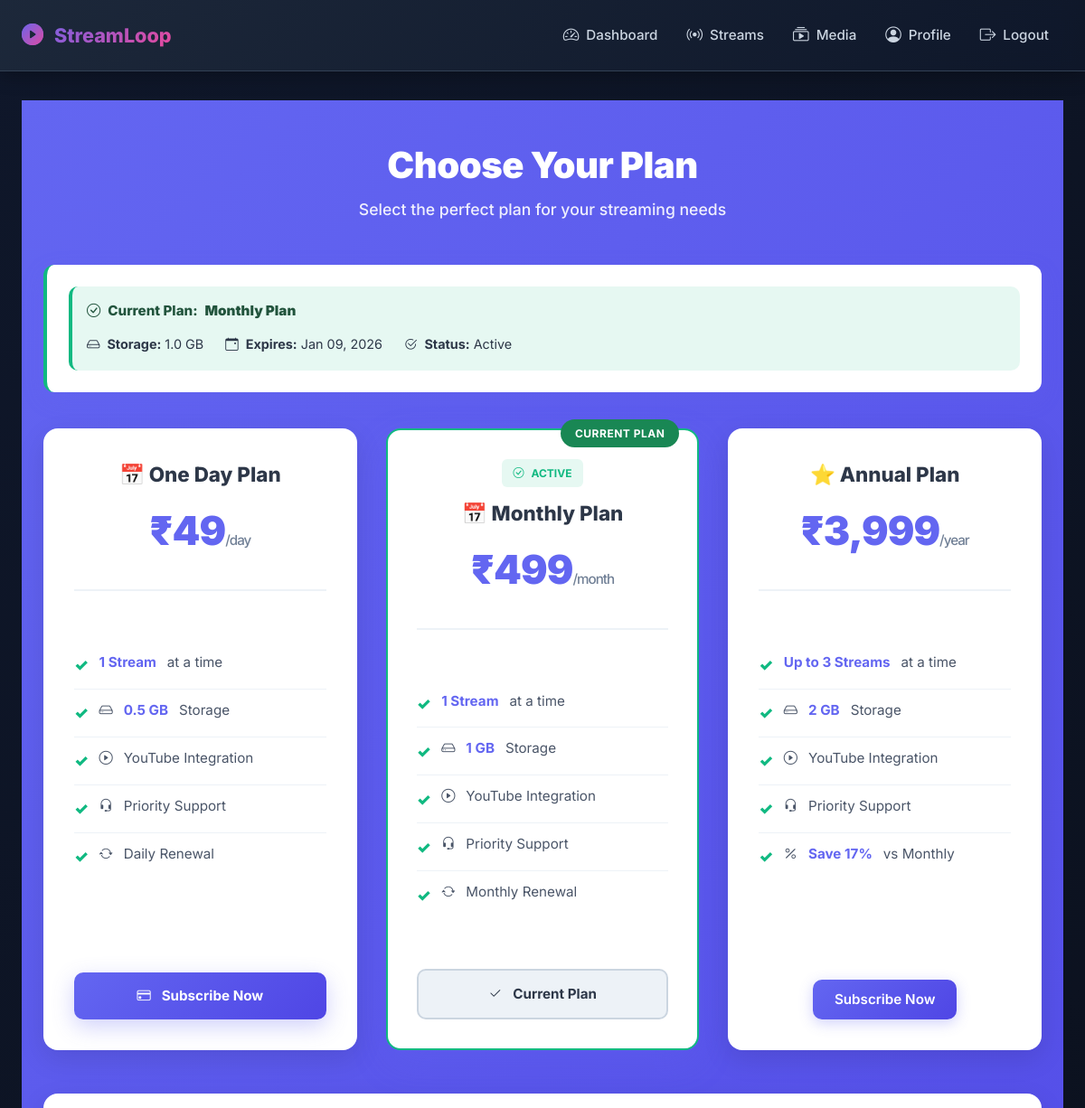
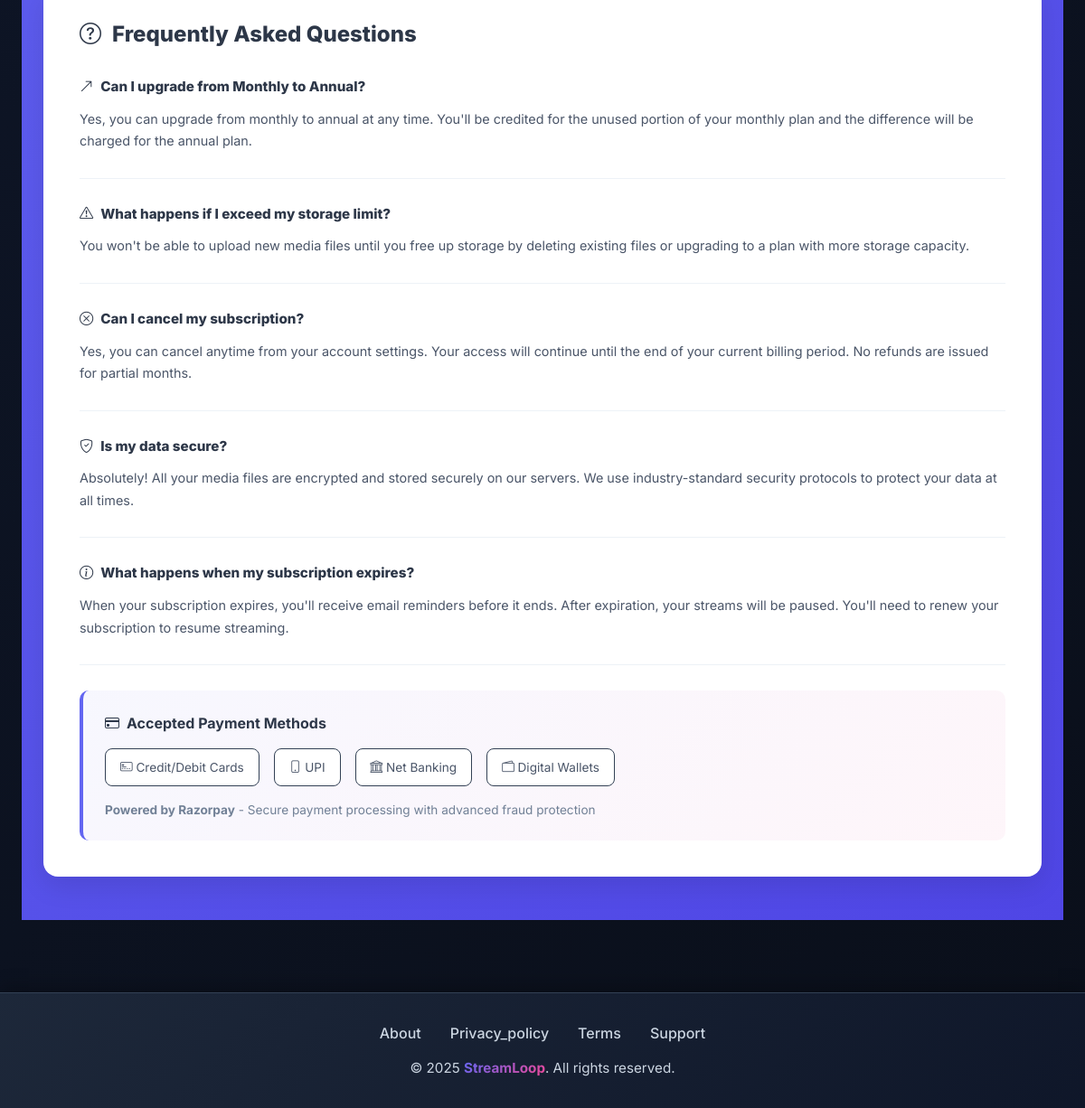
The page /payments/subscribe/ (signed in) on the database its author committed (2 pictures, top to bottom).
### apps/payments/models.py (models this page shows, shortened)
class Subscription(models.Model):
    PLAN_CHOICES = [
        ('monthly', 'Monthly Plan'),
        ('annual', 'Annual Plan'),
        ('oneday' , 'OneDay Plan'),
    ]
    STATUS_CHOICES = [
        ('active', 'Active'),
        ('expired', 'Expired'),
        ('cancelled', 'Cancelled'),
    ]
    user = models.ForeignKey(User, on_delete=models.CASCADE, related_name='subscriptions')
    plan_type = models.CharField(max_length=20, choices=PLAN_CHOICES)
    razorpay_order_id = models.CharField(max_length=255, unique=True)
    razorpay_payment_id = models.CharField(max_length=255, blank=True)
    razorpay_signature = models.CharField(max_length=255, blank=True)
    amount = models.IntegerField()  # in paise
    max_streams = models.IntegerField()
    storage_limit = models.BigIntegerField()  # in bytes (1GB = 1073741824 bytes, 2GB = 2147483648 bytes)
    status = models.CharField(max_length=20, choices=STATUS_CHOICES, default='active')
    is_active = models.BooleanField(default=True)
    start_date = models.DateTimeField(auto_now_add=True)
    end_date = models.DateTimeField()
    created_at = models.DateTimeField(auto_now_add=True)
    updated_at = models.DateTimeField(auto_now=True)
    def get_storage_limit_display(self):
        return round(self.storage_limit / (1024 ** 3), 2)  # Convert bytes to GB
    class Meta:
        verbose_name = 'Subscription'
        verbose_name_plural = 'Subscriptions'
        ordering = ['-created_at']

### apps/payments/views.py (the view)
# urls.py: path('subscribe/', views.subscribe_view, name='subscribe'),
@login_required
def subscribe_view(request):
    plans = settings.SUBSCRIPTION_PLANS
    active_subscription = Subscription.objects.filter(
        user=request.user,
        is_active=True,
        status='active'
    ).first()
    context = {
        'plans': plans,
        'active_subscription': active_subscription,
        'razorpay_key_id': settings.RAZORPAY_KEY_ID,
    }
    return render(request, 'payments/subscribe.html', context)

### templates/payments/subscribe.html (shortened to what this page needs)
{% extends 'base.html' %}
{% load static %}
{% block content %}
<div class="subscription-container">
  <div class="container">
    <div class="subscription-header">
      <h1 class="subscription-title">Choose Your Plan</h1>
      <p class="subscription-subtitle">Select the perfect plan for your streaming needs</p>
    </div>
    {% if active_subscription %}
      <div class="current-plan-info">
        <div class="current-plan-badge">
          <div class="current-plan-title">
            <i class="bi bi-check-circle"></i>
            Current Plan: <strong>{{ active_subscription.get_plan_type_display }}</strong>
          </div>
          <div class="current-plan-details">
            <div class="plan-detail-item">
              <i class="bi bi-hdd"></i>
              <span><strong>Storage:</strong> {{ active_subscription.get_storage_limit_display }} GB</span>
            </div>
            <div class="plan-detail-item">
              <i class="bi bi-calendar-event"></i>
              <span><strong>Expires:</strong> {{ active_subscription.end_date|date:"M d, Y" }}</span>
            </div>
            <div class="plan-detail-item">
              <i class="bi bi-check2-circle"></i>
              <span><strong>Status:</strong> Active</span>
            </div>
          </div>
        </div>
      </div>
    {% endif %}
    <div class="plans-grid">
      <div class="plan-card {% if active_subscription.plan_type == 'oneday' %}active{% endif %}" >
        <div class="plan-header" >
          <div class="plan-name">📅 One Day Plan</div>
          <div class="plan-price">₹49<small>/day</small></div>
        </div>
        <ul class="plan-features">
          <li><span class="feature-highlight">1 Stream</span> at a time</li>
          <li><i class="bi bi-hdd"></i> <span class="feature-highlight">0.5 GB</span> Storage</li>
          <li><i class="bi bi-play-circle"></i> YouTube Integration</li>
          <li><i class="bi bi-headset"></i> Priority Support</li>
          <li><i class="bi bi-arrow-repeat"></i> Daily Renewal</li>
        </ul>
        <div class="plan-action">
          {% if active_subscription.plan_type == 'oneday' and active_subscription.is_active %}
            <button class="btn-subscribe btn-subscribe-secondary" disabled>
              <i class="bi bi-check2"></i> Current Plan
            </button>
          {% else %}
            <a href="{% url 'create_order' 'oneday' %}" class="btn-subscribe btn-subscribe-primary">
              <i class="bi bi-credit-card"></i> Subscribe Now
            </a>
          {% endif %}
        </div>
      </div>
      <div class="plan-card {% if active_subscription.plan_type == 'monthly' %}active{% endif %}">
        {% if active_subscription.plan_type == 'monthly' and active_subscription.is_active %}
          <div class="plan-badge">Current Plan</div>
        {% endif %}
        <div class="plan-header" >
          {% if active_subscription.plan_type == 'monthly' and active_subscription.is_active %}
            <div class="current-plan-label">
              <i class="bi bi-check-circle"></i> Active
            </div>
          {% endif %}
          <div class="plan-name">📅 Monthly Plan</div>
          <div class="plan-price">₹499<small>/month</small></div>
        </div>
        <ul class="plan-features">
          <li><span class="feature-highlight">1 Stream</span> at a time</li>
          <li><i class="bi bi-hdd"></i> <span class="feature-highlight">1 GB</span> Storage</li>
          <li><i class="bi bi-play-circle"></i> YouTube Integration</li>
          <li><i class="bi bi-headset"></i> Priority Support</li>
          <li><i class="bi bi-arrow-repeat"></i> Monthly Renewal</li>
        </ul>
        <div class="plan-action">
          {% if active_subscription.plan_type == 'monthly' and active_subscription.is_active %}
            <button class="btn-subscribe btn-subscribe-secondary" disabled>
              <i class="bi bi-check2"></i> Current Plan
            </button>
          {% else %}
            <a href="{% url 'create_order' 'monthly' %}" class="btn-subscribe btn-subscribe-primary">
              <i class="bi bi-credit-card"></i> Subscribe Now
            </a>
          {% endif %}
        </div>
      </div>
      <div class="plan-card {% if active_subscription.plan_type == 'annual' %}active{% endif %}">
        <div class="plan-header">
          <div class="plan-name">⭐ Annual Plan</div>
          <div class="plan-price">₹3,999<small>/year</small></div>
        </div>
        <ul class="plan-features">
          <li><span class="feature-highlight">Up to 3 Streams</span> at a time</li>
          <li><i class="bi bi-hdd"></i> <span class="feature-highlight">2 GB</span> Storage</li>
          <li><i class="bi bi-play-circle"></i> YouTube Integration</li>
          <li><i class="bi bi-headset"></i> Priority Support</li>
          <li><i class="bi bi-percent"></i> <span class="feature-highlight">Save 17%</span> vs Monthly</li>
        </ul>
        <div class="plan-action">
          {% if active_subscription.plan_type == 'annual' and active_subscription.is_active %}
            <button class="btn-subscribe btn-subscribe-secondary" disabled>
              <i class="bi bi-check2"></i> Current Plan
            </button>
          {% else %}
            <a href="{% url 'create_order' 'annual' %}" class="btn btn-primary">Subscribe Now</a>
          {% endif %}
        </div>
      </div>
    </div>
    <div class="faq-container">
      <h2 class="faq-title">
        <i class="bi bi-question-circle"></i> Frequently Asked Questions
      </h2>
      <div class="faq-item">
        <div class="faq-question">
          <i class="bi bi-arrow-up-right"></i> Can I upgrade from Monthly to Annual?
        </div>
        <div class="faq-answer">
          Yes, you can upgrade from monthly to annual at any time. You'll be credited for the unused portion of your monthly plan and the difference will be charged for the annual plan.
        </div>
      </div>
      <div class="faq-item">
        <div class="faq-question">
          <i class="bi bi-exclamation-triangle"></i> What happens if I exceed my storage limit?
        </div>
        <div class="faq-answer">
          You won't be able to upload new media files until you free up storage by deleting existing files or upgrading to a plan with more storage capacity.
        </div>
      </div>
      <div class="faq-item">
        <div class="faq-question">
          <i class="bi bi-x-circle"></i> Can I cancel my subscription?
        </div>
        <div class="faq-answer">
          Yes, you can cancel anytime from your account settings. Your access will continue until the end of your current billing period. No refunds are issued for partial months.
        </div>
      </div>
      <div class="faq-item">
        <div class="faq-question">
          <i class="bi bi-shield-check"></i> Is my data secure?
        </div>
        <div class="faq-answer">
          Absolutely! All your media files are encrypted and stored securely on our servers. We use industry-standard security protocols to protect your data at all times.
        </div>
      </div>
      <div class="faq-item">
        <div class="faq-question">
          <i class="bi bi-info-circle"></i> What happens when my subscription expires?
        </div>
        <div class="faq-answer">
          When your subscription expires, you'll receive email reminders before it ends. After expiration, your streams will be paused. You'll need to renew your subscription to resume streaming.
        </div>
      </div>
      <div class="payment-methods">
        <div class="payment-methods-title">
          <i class="bi bi-credit-card"></i> Accepted Payment Methods
        </div>
        <div class="payment-methods-list">
          <div class="payment-method-item">
            <i class="bi bi-credit-card-2-front"></i> Credit/Debit Cards
          </div>
          <div class="payment-method-item">
            <i class="bi bi-phone"></i> UPI
          </div>
          <div class="payment-method-item">
            <i class="bi bi-bank"></i> Net Banking
          </div>
          <div class="payment-method-item">
            <i class="bi bi-wallet2"></i> Digital Wallets
          </div>
        </div>
        <p style="color: #718096; font-size: 0.85rem; margin-top: 1rem; margin-bottom: 0;">
          <strong>Powered by Razorpay</strong> - Secure payment processing with advanced fraud protection
        </p>
      </div>
    </div>
  </div>
</div>
{% endblock %}

### templates/base.html (style rules this page uses)
:root { --primary-color: #6366f1; --primary-dark: #4f46e5; --primary-light: #818cf8; --secondary-color: #ec4899; --success-color: #10b981; --danger-color: #ef4444; --warning-color: #f59e0b; --info-color: #3b82f6; --dark-bg: #0f172a; --darker-bg: #0a0f1a; --card-bg: #1e293b; --card-bg-light: #f8fafc; --text-primary: #f1f5f9; --text-secondary: #cbd5e1; --border-color: #334155; --shadow-sm: 0 1px 2px 0 rgba(0, 0, 0, 0.05); --shadow-md: 0 4px 6px -1px rgba(0, 0, 0, 0.1); --shadow-lg: 0 10px 15px -3px rgba(0, 0, 0, 0.2); --shadow-xl: 0 20px 25px -5px rgba(0, 0, 0, 0.3); --transition-smooth: all 0.3s cubic-bezier(0.4, 0, 0.2, 1); }
* { margin: 0; padding: 0; box-sizing: border-box; }
html { scroll-behavior: smooth; }
body { font-family: 'Inter', -apple-system, BlinkMacSystemFont, 'Segoe UI', sans-serif; background: linear-gradient(135deg, var(--dark-bg) 0%, var(--darker-bg) 100%); color: var(--text-primary); min-height: 100vh; overflow-x: hidden; }
.btn { border-radius: 10px; padding: 0.65rem 1.5rem; font-weight: 600; font-size: 0.95rem; transition: var(--transition-smooth); border: none; display: inline-flex; align-items: center; gap: 0.5rem; }
.btn-primary { background: linear-gradient(135deg, var(--primary-color), var(--primary-dark)); color: white; box-shadow: 0 4px 15px rgba(99, 102, 241, 0.3); }

### rows shown on the page
Subscription: plan_type "Monthly Plan", storage_limit "1.0", end_date "Jan 09, 2026"
